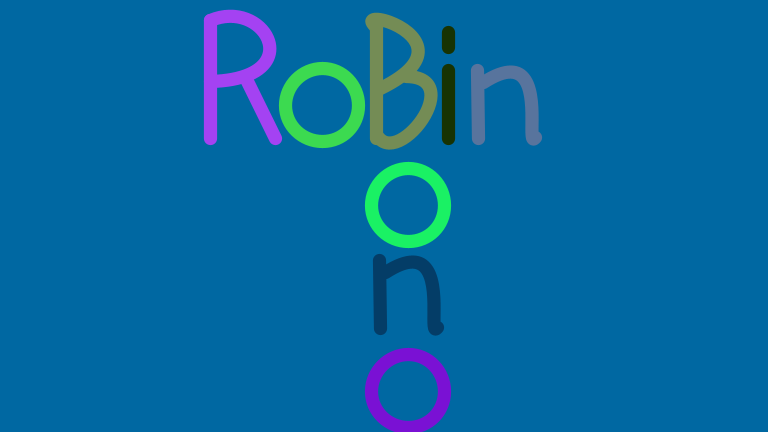
Frame 1 (no input)
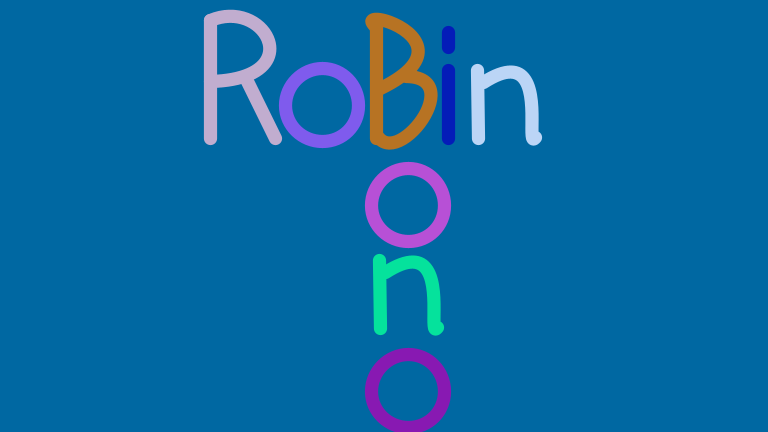
Frame 60 (the mouse pressed at the canvas centre just before this capture)
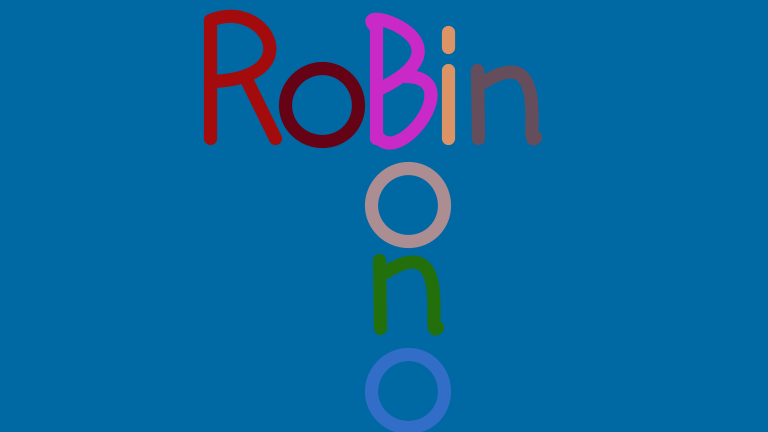
Frame 120 (the mouse held since frame 60 and released just before this capture)

The Processing sketch that drew these frames (run headless with seeded random() and noise(); from frame 60 on, the mouse is pressed at the canvas centre):

// Processing sketch: source
// ── source.pde
color rgb;

void setup(){
  size(768, 432);
  noFill();
}

void draw(){

  background( -73, 104, 162 );
  
  rgb = lerpColor(color(255, 255, 255), color(255, 255, 255), 0.5);
  

R(210, 20, 13.2);
O(290, 20, 13.2);
B(376, 20, 13.2);
I(448, 20, 13.2);
N(530, 20, 13.2);

O(376, 120, 13.2);
N(432, 210, 13.2);
O(376, 306, 13.2);

}

void R(int x, int y, float sW){
  strokeWeight( sW );
  stroke( random(255), random(255), random(255) );

  line( x, y+118, x, y );
  curve(x-330, y+202, x, y, x, y+61, x-600, y+15);
  line( x+65, y+118, x+36, y+59 );
}

void O(int x, int y, float sW){
  strokeWeight( sW );
  stroke( random(255), random(255), random(255) );

  circle(x+32, y+85, 73);
}

void B(int x, int y, float sW){
  strokeWeight( sW );
  stroke( random(255), random(255), random(255) );

  line( x, y+0, x, y+118 );
  curve(x+185, y+221, x+0, y+7, x+4, y+68, x-600, y+300);
  curve(x-357, y+111, x+30, y+56, x+2, y+117, x-102, y-113);
}

void I(int x, int y, float sW){
  strokeWeight( sW );
  stroke( random(255), random(255), random(255) );

  line( x, y+50, x, y+118 );
  line( x, y+27, x, y+12 );
}

void N(int x, int y, float sW){
  strokeWeight( sW );
  stroke( random(255), random(255), random(255) );

  line( x+-53, y+50, x+-52, y+118 );
  curve(x+-415, y+387, x+-47, y+62, x+5, y+117, x+28, y+-34);
}


class Col{

  void ColRed(int c){

  }

  void ColGre(int c){

  }

}
